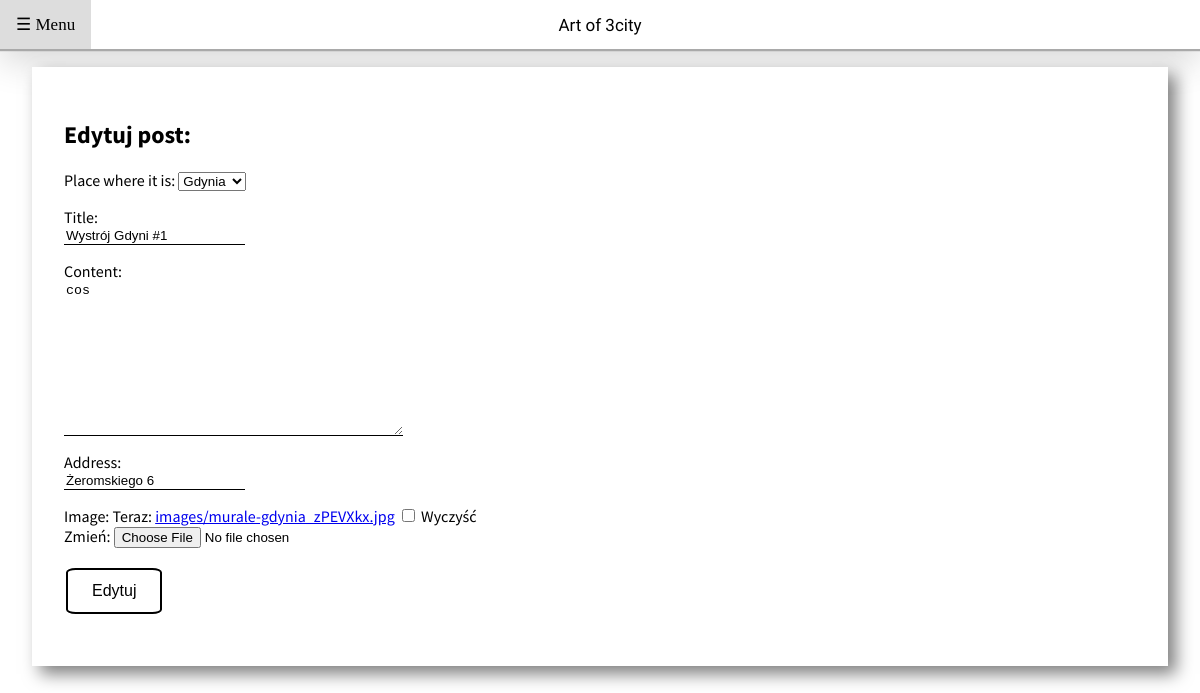
Page /posts/edit/2 (signed in) on the earlier database version.
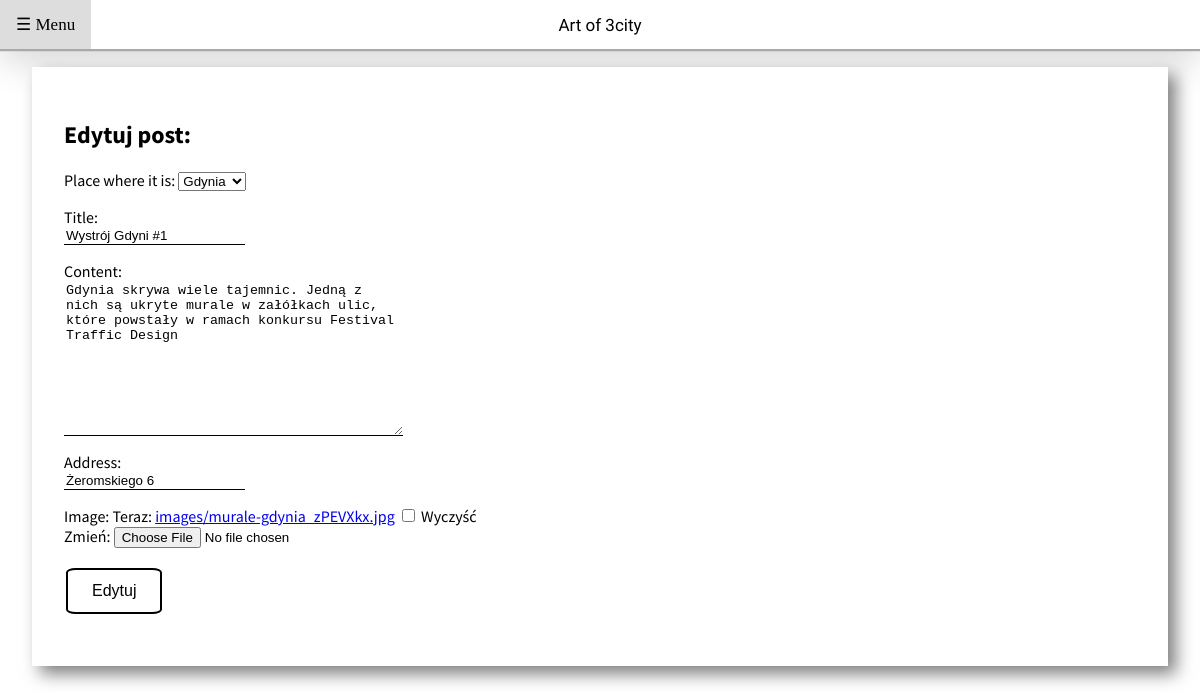
Same page on the later database version.
### posts/models.py (models this page shows, shortened)
class Post(models.Model):
    title = models.CharField(max_length=32)
    content = models.TextField()
    address = models.CharField(max_length=64)
    created_date = models.DateTimeField(default=timezone.now)
    published_date = models.DateTimeField(default = timezone.now)
    author = models.ForeignKey('auth.User',on_delete=models.CASCADE)
    image = models.ImageField(upload_to='images/', blank=True, default="default.png")
    place = models.ForeignKey(Place, on_delete= models.CASCADE,verbose_name="place where it is")

### posts/views.py (the view)
# urls.py: path('edit/<int:pk>', views.edit, name='edit'),
def edit(request,pk):
    if request.user.is_authenticated and request.user.has_perm('posts.change_post'):
        post = get_object_or_404(Post, pk=pk)
        if post.author == request.user:
            if request.method == "POST":
                form = PostingForm(request.POST, request.FILES,instance=post)
                if form.is_valid():
                    post = form.instance
                    print(form.instance)
                    post.author = request.user
                    post.published_date = timezone.now()
                    post.save()
                    return redirect('posts:details', id=post.id)
            else:
                form = PostingForm(instance=post)
            return render(request, 'posts/edit.html', {'form': form})
        else:
            return redirect("posts:403")
    else:
            return redirect("posts:403")

### posts/forms.py
class PostingForm(forms.ModelForm):
    title = forms.CharField(required = True, widget=forms.TextInput(attrs={'class': 'textbox'}))
    content = forms.CharField(required = True, widget=forms.Textarea(attrs={'class': 'textbox'}))
    address = forms.CharField(required = True, widget=forms.TextInput(attrs={'class': 'textbox'}))
    class Meta:
        model = Post
        fields = ("place","title","content","address","image")

### posts/models.py (called while the page is built)
    def __str__(self):
        return f"{self.town}"

### posts/templates/posts/edit.html (shortened to what this page needs)
{% extends 'posts/base.html' %}
{% block content %}
<div class="cardContainer">
<div class="cardContent">
 <div class="content-text">
 <h2>Edytuj post:</h2>
<form  method="POST">
   {{form.as_p}}
    <input class="submit" type="submit" value="Edytuj">
</form>
{% endblock %}

Differences in the rows shown:
changed Post "Gdynia": content "cos" → "Gdynia skrywa wiele tajemnic. Jedną z nich są ukryte murale w załółkach ulic, które powstały w ramach konkursu Festival Traffic Design"
